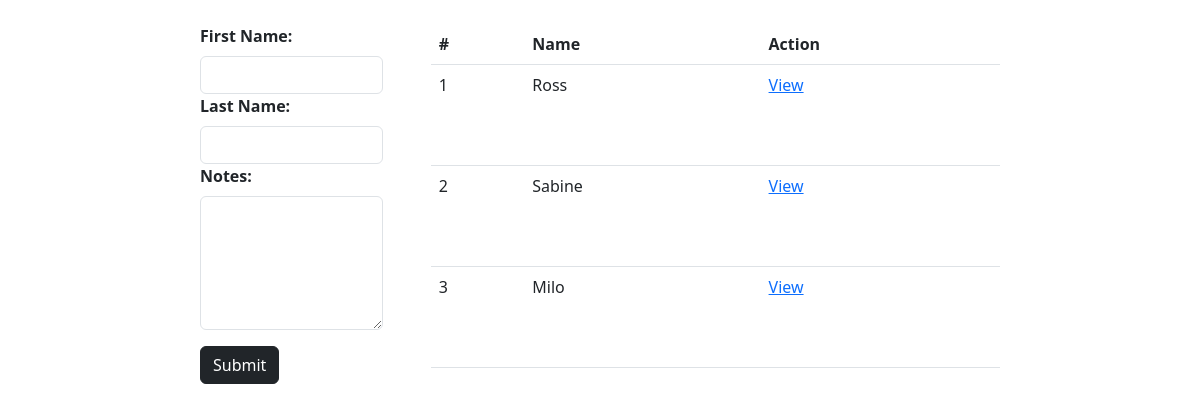
The app's page /users, older data.
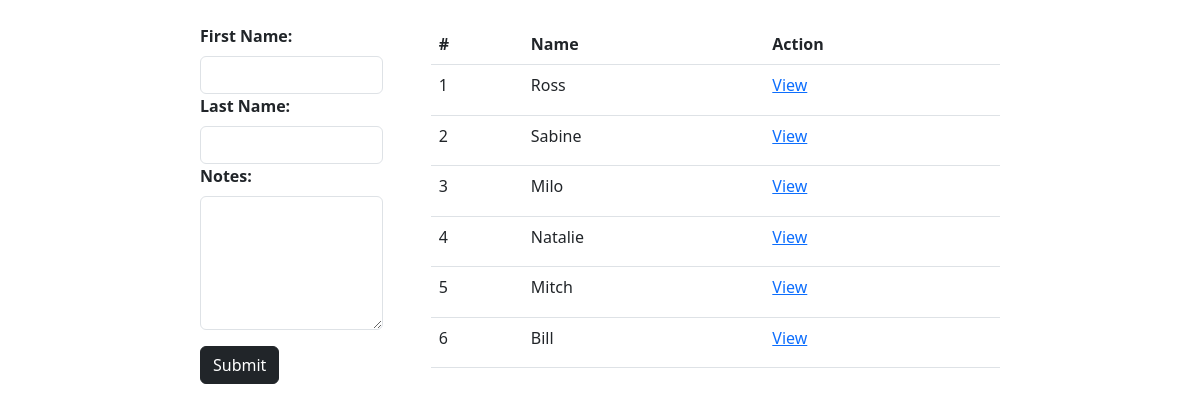
The same page, newer data.
### users_app/models.py (models this page shows)
class User(models.Model):
    first_name = models.CharField(max_length=255)
    last_name = models.CharField(max_length=255)
    notes = models.CharField(max_length=255,null = True)
    created_at = models.DateTimeField(auto_now_add=True)
    updated_at = models.DateTimeField(auto_now=True)

### users_app/views.py (the view)
# urls.py: path('users',views.users),
def users(request):
        context = {"users": User.objects.all()}
        return render(request, "users.html", context )

### users_app/templates/users.html (shortened to what this page needs)
<!DOCTYPE html>
<html lang="en">
<head>
    <link href="https://cdn.jsdelivr.net/npm/bootstrap@5.3.0/dist/css/bootstrap.min.css" rel="stylesheet">
</head>
<body>
    <div class="mx-auto mt-4" style="width: 800px;">
        <div class="d-flex">
            <form class="me-5" action="/create/user" method="post">
                <label for="first_name" class="form-label fw-bold">First Name:</label>
                <input class="form-control" type='text' name='first_name'>
                <label for="last_name" class="form-label fw-bold">Last Name:</label>
                <input class="form-control" type='text' name='last_name'>
                <label for="notes" class="form-label fw-bold">Notes:</label>
                <textarea class="form-control" name='notes' rows="5" cols="10"></textarea>
                <button class="btn btn-dark mt-3" type='submit'>Submit</button>
            </form>
            <table class="table">
                <thead>
                    <th>#</th>
                    <th>Name</th>
                    <th>Action</th>
                </thead>
                <tbody>
                    {% for user in users %}
                        <tr>
                            <td>{{user.id}}</td>
                            <td>{{user.first_name}}</td>
                            <td><a href="#">View</a></td>
                        </tr>
                    {% endfor %}
                </tbody>
            </table>
        </div>
    </div>
</body>
</html>

Row changes from the older to the newer data that the page shows:
added User: id "4", first_name "Natalie"
added User: id "5", first_name "Mitch"
added User: id "6", first_name "Bill"
